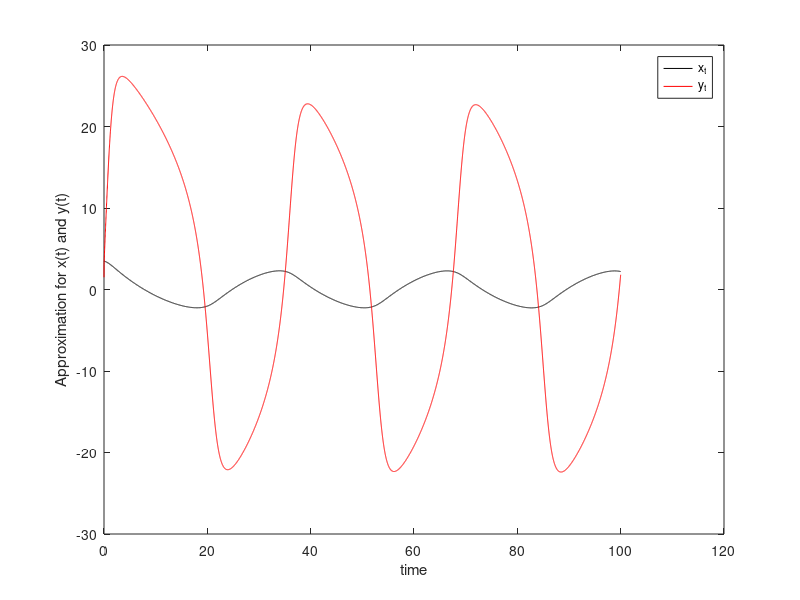
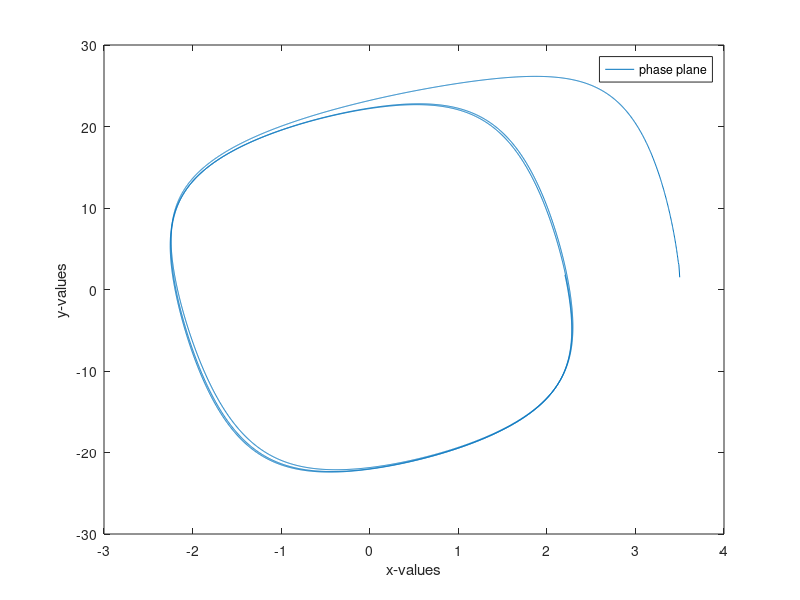

The MATLAB source for these figures, in order:
%Baleanu, D., Jajarmi, A., & Hajipour, M. (2018).
%On the nonlinear dynamical systems within the generalized fractional derivatives with Mittag-Leffler kernel
%Nonlinear dynamics, 94(1), 397-414.
% The numerical coded in this m file is given in eqs.(33)-(34) in the above
% research paper
clc; clear; close all;
% Initial Conditions
t(1)=0; x(1)=3.5;y(1)=1.5;
% Inputs
alpha=0.892;ABC=1;h= 0.01; tfinal=100; t=t(1):h:tfinal;
% Parameters of the system
g=0.011;theta=0.0251;eta=3.36;C=0.51;varep=0.001;
% Number of Iterations
N=ceil((tfinal-t(1))/h);
% The given fractional-order dynamical system under the ABC operator
f1 = @(t,x,y) -g*x-theta*y;
f2= @(t,x,y) eta*x+C*y-varep*y.^3;
% ABC Fractional Euler Method starts
tic;
for n=1:N
j=1:n;
x(n+1)=x(1)+((1-alpha)*f1(t(n),x(n),y(n)))/(ABC)+...
((alpha.*h^alpha)./(ABC.*gamma(alpha+1))).*...
sum(((n-j+1).^alpha-(n-j).^alpha).*f1(t(j),x(j),y(j)));

y(n+1)=y(1)+((1-alpha)*f2(t(n),x(n),y(n)))/(ABC)+...
((alpha.*h^alpha)./(ABC.*gamma(alpha+1))).*...
sum(((n-j+1).^alpha-(n-j).^alpha).*f2(t(j),x(j),y(j)));

t(n+1)=t(n)+h;
end
toc;
figure(1)
plot(t,x,'k-')
hold on
plot(t,y,'r-'),xlabel('time'),ylabel('Approximation for x(t) and y(t)'),legend('x_t','y_t')
figure(2)
plot(x,y),xlabel('x-values'),ylabel('y-values'),legend('phase plane')